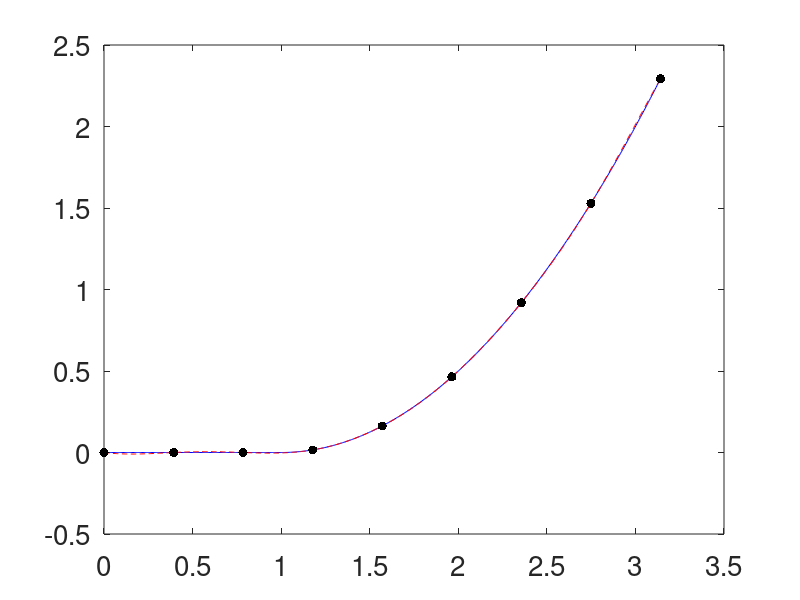

Source code (MATLAB):
%Cones and Kernel Approximation for Guarantees
%% Preliminaries
clear all
close all
format compact
set(0,'defaultaxesfontsize',20,'defaulttextfontsize',20)
testfun=@(x) (x.^2/2-x+1/2).*(x>1);
tau=2;
epsilon = 1e-2;
a = 0;
b = pi;

%% Kernel
gamma=1;
kernel=@(x,t) exp(-(gamma^2)*(bsxfun(@minus,x,t')).^2);


%% Data and spline approximation
n=9
xnode=linspace(a,b,n)';
Kmat=kernel(xnode,xnode);
condK=cond(Kmat)
y=testfun(xnode);
c=Kmat\y;
splinef=@(x) kernel(x,xnode)*c;

%% Plot of test function and spline
nplot=500;
xplot=linspace(a,b,nplot)';
plot(xplot,testfun(xplot),'b-',...
    xplot,splinef(xplot),'r--',...
    xnode,y,'k.','markersize',20,...
    'linewidth',3)
ntest=1000;
xtest=linspace(a,b,ntest)';

%% Root mean square error
error2=sqrt(mean((testfun(xtest)-splinef(xtest)).^2))
error_sup=max(abs(testfun(xtest)-splinef(xtest)))
%normHsplinef=sqrt(c'*y)
xtPlus=bsxfun(@plus,xnode,xnode');
xtMinus=bsxfun(@minus,xnode,xnode');
%Ktildemat = (sqrt(pi/2)/(2*gamma))*exp(-((gamma^2)/2)*(xtMinus.^2)).*(-erf((gamma/sqrt(2))*(xtPlus-2)) + erf((gamma/sqrt(2))*xtPlus));
Ktildemat = 1/sqrt(2*pi)/(2*gamma)*exp(-gamma^2/2*xtMinus.^2).*(erf(gamma/sqrt(2)*xtPlus)-erf(gamma/sqrt(2)*(xtPlus-2*pi)));
condKtilde=cond(Ktildemat)
traceKK=trace(Ktildemat/Kmat)
Herrbd=sqrt(1-traceKK)
%guesserrest=Herrbd*normHsplinef

%% Algorithm 1 Stage 1
normTsplinef=sqrt(c'*Ktildemat*c);
ErrBound = tau*Herrbd*normTsplinef/(1-tau*Herrbd)
